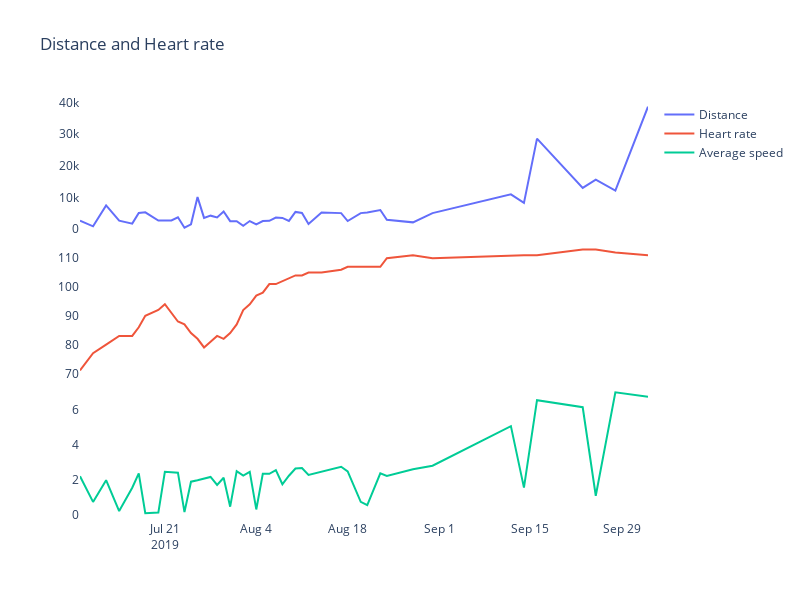

Source (notebook cell):
### Markdown cell above
**Brief Summary**

From this chart, we can see that the heart rate of Mr. Brooks' heart rate had been changing along with the change of cadences. However, there's really nothing more the chart can talk about.

### Code cell
trace1 = go.Scatter(
    x=df_resample.distance.index,
    y=df_resample.distance,
    name="Distance"
)

trace2 = go.Scatter(
    x=df_resample.heart_rate.index,
    y=df.heart_rate,
    name="Heart rate"
)

trace3 = go.Scatter(
    x=df_resample.avg_speed.index,
    y=df_resample.avg_speed,
    name="Average speed"
)

fig = make_subplots(rows=3, cols=1, shared_xaxes=True, vertical_spacing=0.02)

fig.add_trace(trace1, row=1, col=1)
fig.add_trace(trace2, row=2, col=1)
fig.add_trace(trace3, row=3, col=1)

fig.update_layout(height=600, width=800, title_text="Distance and Heart rate", plot_bgcolor='white')
fig.show()
